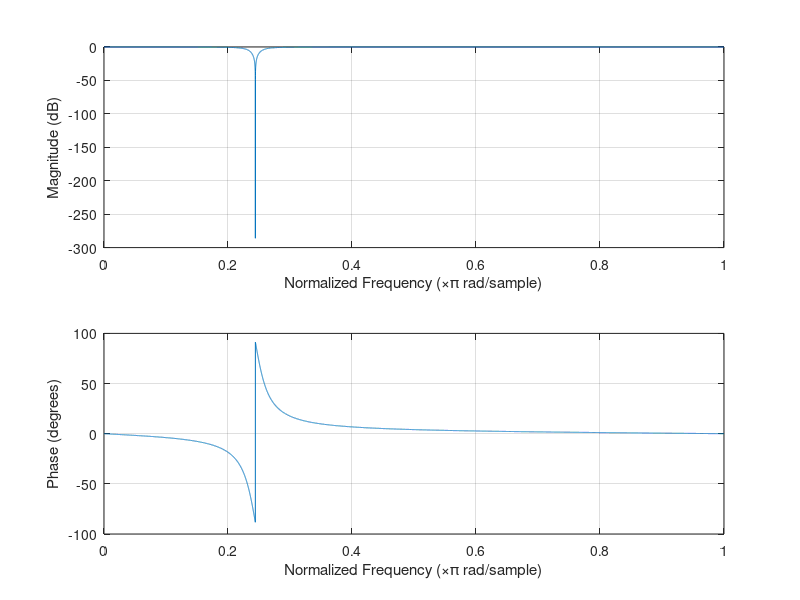

This figure's MATLAB source:
%LAB 4 
T = 2;
Fs = 8192;
F1 = 440;
F2 = 1000;
r = 0.95;

N = T * Fs;
n = 0:N-1;
w1 = 2*pi*(F1/Fs);
w2 = 2*pi*(F2/Fs);
x1 = cos(w1.*n);
x2 = cos(w2.*n);
sound(x1, Fs);
pause;
x = x1+x2;
sound(x, Fs);
pause;

w0 = w2;%2*pi/F2;

b0 = (1+2*r*cos(w0)+r*r)/(2+2*cos(w0));

a = [1, -2*r*cos(w0), r*r];
b = [1 , - 2*cos(w0) , 1];

freqz(b0.*b,a,N)
y = filter(b0.*b, a, x);
sound(y, Fs);
pause